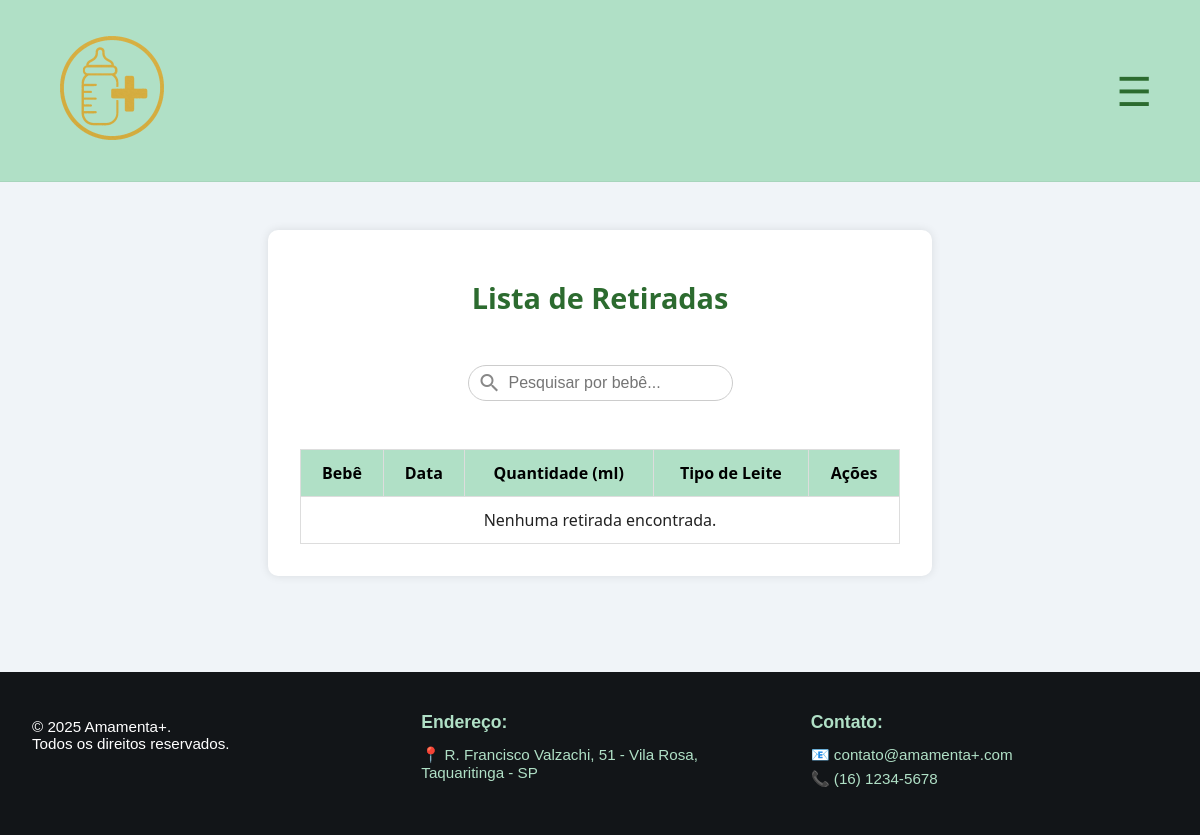
Before: /assets/visualizar-retiradas.php (signed in) with the older database file.
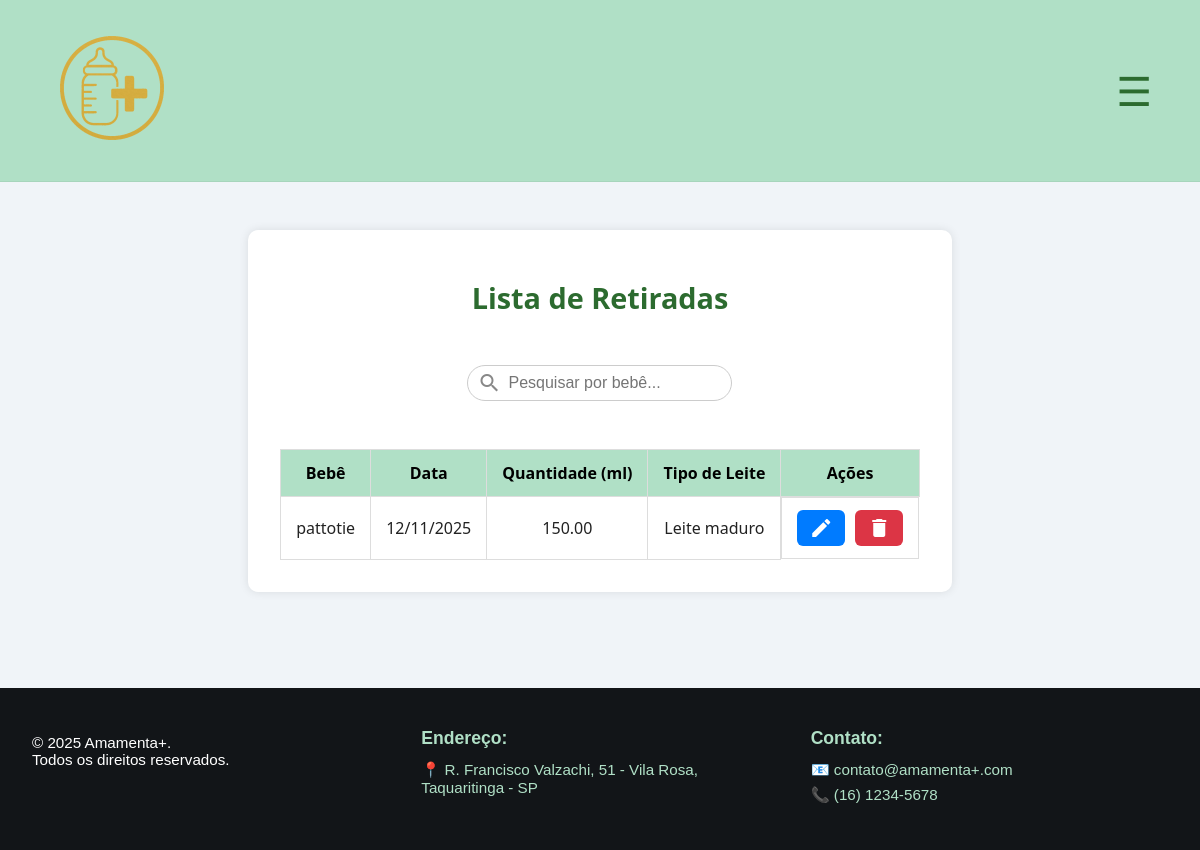
After: the same page with the newer database file.
### tables this page shows
CREATE TABLE `retiradas` (
  `id` int(11) NOT NULL,
  `bebe_id` int(11) NOT NULL,
  `data_retirada` date NOT NULL,
  `quantidade_ml` decimal(10,2) NOT NULL,
  `tipo_leite` enum('leite_maduro','leite_transicao','leite_colostro','leite_humano_pasteurizado','leite_cru') NOT NULL,
  `criado_em` timestamp NOT NULL DEFAULT current_timestamp()
);

CREATE TABLE `bebes` (
  `id` int(11) NOT NULL,
  `nome_bebe` varchar(150) NOT NULL,
  `sexo_bebe` enum('masculino','feminino') NOT NULL,
  `cpf_bebe` varchar(14) NOT NULL,
  `data_nascimento_bebe` date NOT NULL,
  `unidade_saude` varchar(100) NOT NULL,
  `situacao_clinica` varchar(100) NOT NULL,
  `observacoes_bebe` text DEFAULT NULL,
  `nome_responsavel` varchar(150) NOT NULL,
  `sexo_responsavel` enum('masculino','feminino','outro') NOT NULL,
  `pronomes_responsavel` varchar(20) NOT NULL,
  `cpf_responsavel` varchar(14) NOT NULL,
  `data_nascimento_responsavel` date NOT NULL,
  `telefone_responsavel` varchar(20) NOT NULL,
  `cep_responsavel` varchar(9) NOT NULL,
  `endereco_responsavel` varchar(255) NOT NULL,
  `numero_responsavel` varchar(10) NOT NULL,
  `bairro_responsavel` varchar(100) NOT NULL,
  `criado_em` timestamp NOT NULL DEFAULT current_timestamp()
);

### assets/visualizar-retiradas.php (the view, shortened to what this page needs)
<?php
include(__DIR__ . '/processamento/conexao.php');
$search = '';
if (isset($_GET['q']) && !empty(trim($_GET['q']))) {
    $search = trim($_GET['q']);
    $sql = "SELECT r.id, b.nome_bebe, r.data_retirada, r.quantidade_ml, r.tipo_leite
            FROM retiradas r
            INNER JOIN bebes b ON r.bebe_id = b.id
            WHERE b.nome_bebe LIKE ?
            ORDER BY r.data_retirada DESC";
    $stmt = $conn->prepare($sql);
    $like = "%$search%";
    $stmt->bind_param("s", $like);
    $stmt->execute();
    $result = $stmt->get_result();
} else {
    $sql = "SELECT r.id, b.nome_bebe, r.data_retirada, r.quantidade_ml, r.tipo_leite
            FROM retiradas r
            INNER JOIN bebes b ON r.bebe_id = b.id
            ORDER BY r.data_retirada DESC";
    $result = $conn->query($sql);
}
?>
<!DOCTYPE html>
<html lang="pt-BR">
<head>
<link rel="stylesheet" href="/SistemaBL/style/header.css">
<link rel="stylesheet" href="/SistemaBL/style/tabelar.css">
<link rel="stylesheet" href="/SistemaBL/style/style.css">
</head>
<body>
<?php include 'header.php'; ?>
<div class="retiradas-container">
  <h2>Lista de Retiradas</h2>
  <form method="GET" class="search-form">
    <div class="search-input-wrapper">
      <input type="text" name="q" placeholder="Pesquisar por bebê..." value="<?= htmlspecialchars($search) ?>">
    </div>
  </form>
  <div style="overflow-x:auto;">
    <table class="styled-table">
      <thead>
        <tr>
          <th>Bebê</th>
          <th>Data</th>
          <th>Quantidade (ml)</th>
          <th>Tipo de Leite</th>
          <th>Ações</th>
        </tr>
      </thead>
      <tbody>
        <?php if ($result->num_rows > 0): ?>
          <?php while ($row = $result->fetch_assoc()): ?>
          <tr>
            <td><?= htmlspecialchars($row['nome_bebe']) ?></td>
            <td><?= date('d/m/Y', strtotime($row['data_retirada'])) ?></td>
            <td><?= htmlspecialchars($row['quantidade_ml']) ?></td>
            <td><?= str_replace('_', ' ', ucfirst($row['tipo_leite'])) ?></td>
            <td class="acoes">
              <a class="editar" href="editar-retirada.php?id=<?= $row['id'] ?>" title="Editar">
                <span class="material-icons">edit</span>
              </a>
              <a class="excluir" href="#" title="Excluir" data-id="<?= $row['id'] ?>" data-nome="<?= htmlspecialchars($row['nome_bebe']) ?>">
                <span class="material-icons">delete</span>
              </a>
            </td>
          </tr>
          <?php endwhile; ?>
        <?php else: ?>
          <tr><td colspan="5">Nenhuma retirada encontrada.</td></tr>
        <?php endif; ?>
      </tbody>
    </table>
  </div>
</div>
<?php include 'footer.php'; ?>
</body>
</html>

Changed rows visible on the page:
added retiradas: bebe.nome_bebe "pattotie", data_retirada "12/11/2025", quantidade_ml "150.00", tipo_leite "Leite maduro"
Other visible differences:
text no longer shown: "Nenhuma retirada encontrada."
